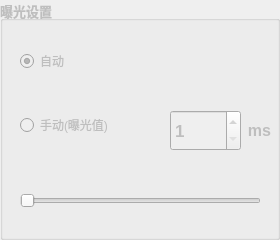
           <widget class="QGroupBox" name="m_exposureMode">
            <property name="enabled">
             <bool>false</bool>
            </property>
            <property name="sizePolicy">
             <sizepolicy hsizetype="Fixed" vsizetype="Preferred">
              <horstretch>0</horstretch>
              <verstretch>0</verstretch>
             </sizepolicy>
            </property>
            <property name="minimumSize">
             <size>
              <width>280</width>
              <height>0</height>
             </size>
            </property>
            <property name="maximumSize">
             <size>
              <width>16777215</width>
              <height>16777215</height>
             </size>
            </property>
            <property name="font">
             <font>
              <pointsize>10</pointsize>
              <weight>75</weight>
              <bold>true</bold>
             </font>
            </property>
            <property name="title">
             <string>曝光设置</string>
            </property>
            <widget class="QRadioButton" name="m_autoExposure">
             <property name="geometry">
              <rect>
               <x>20</x>
               <y>50</y>
               <width>69</width>
               <height>22</height>
              </rect>
             </property>
             <property name="sizePolicy">
              <sizepolicy hsizetype="Preferred" vsizetype="Fixed">
               <horstretch>0</horstretch>
               <verstretch>0</verstretch>
              </sizepolicy>
             </property>
             <property name="minimumSize">
              <size>
               <width>0</width>
               <height>0</height>
              </size>
             </property>
             <property name="maximumSize">
              <size>
               <width>16777215</width>
               <height>50</height>
              </size>
             </property>
             <property name="font">
              <font>
               <pointsize>9</pointsize>
               <weight>50</weight>
               <bold>false</bold>
              </font>
             </property>
             <property name="text">
              <string>自动</string>
             </property>
             <property name="checked">
              <bool>true</bool>
             </property>
            </widget>
            <widget class="QRadioButton" name="m_manualExposure">
             <property name="geometry">
              <rect>
               <x>20</x>
               <y>100</y>
               <width>141</width>
               <height>50</height>
              </rect>
             </property>
             <property name="sizePolicy">
              <sizepolicy hsizetype="Preferred" vsizetype="Fixed">
               <horstretch>0</horstretch>
               <verstretch>0</verstretch>
              </sizepolicy>
             </property>
             <property name="minimumSize">
              <size>
               <width>0</width>
               <height>50</height>
              </size>
             </property>
             <property name="maximumSize">
              <size>
               <width>16777215</width>
               <height>16777215</height>
              </size>
             </property>
             <property name="font">
              <font>
               <pointsize>9</pointsize>
               <weight>50</weight>
               <bold>false</bold>
              </font>
             </property>
             <property name="text">
              <string>手动(曝光值)</string>
             </property>
            </widget>
            <widget class="QSpinBox" name="m_exposureSpinBox">
             <property name="enabled">
              <bool>false</bool>
             </property>
             <property name="geometry">
              <rect>
               <x>170</x>
               <y>110</y>
               <width>71</width>
               <height>41</height>
              </rect>
             </property>
             <property name="font">
              <font>
               <pointsize>13</pointsize>
               <weight>75</weight>
               <bold>true</bold>
              </font>
             </property>
             <property name="minimum">
              <number>1</number>
             </property>
             <property name="maximum">
              <number>100</number>
             </property>
             <property name="singleStep">
              <number>1</number>
             </property>
            </widget>
            <widget class="QWidget" name="layoutWidget">
             <property name="geometry">
              <rect>
               <x>20</x>
               <y>170</y>
               <width>241</width>
               <height>61</height>
              </rect>
             </property>
             <layout class="QHBoxLayout" name="horizontalLayout_12">
              <property name="spacing">
               <number>0</number>
              </property>
              <property name="sizeConstraint">
               <enum>QLayout::SetDefaultConstraint</enum>
              </property>
              <item>
               <widget class="QSlider" name="m_exposureSlider">
                <property name="enabled">
                 <bool>false</bool>
                </property>
                <property name="sizePolicy">
                 <sizepolicy hsizetype="MinimumExpanding" vsizetype="Fixed">
                  <horstretch>0</horstretch>
                  <verstretch>0</verstretch>
                 </sizepolicy>
                </property>
                <property name="maximumSize">
                 <size>
                  <width>16777215</width>
                  <height>16777215</height>
                 </size>
                </property>
                <property name="minimum">
                 <number>1</number>
                </property>
                <property name="maximum">
                 <number>100</number>
                </property>
                <property name="singleStep">
                 <number>1</number>
                </property>
                <property name="pageStep">
                 <number>10</number>
                </property>
                <property name="orientation">
                 <enum>Qt::Horizontal</enum>
                </property>
               </widget>
              </item>
             </layout>
            </widget>
            <widget class="QLabel" name="label">
             <property name="geometry">
              <rect>
               <x>240</x>
               <y>110</y>
               <width>31</width>
               <height>41</height>
              </rect>
             </property>
             <property name="sizePolicy">
              <sizepolicy hsizetype="Preferred" vsizetype="Preferred">
               <horstretch>0</horstretch>
               <verstretch>0</verstretch>
              </sizepolicy>
             </property>
             <property name="font">
              <font>
               <pointsize>12</pointsize>
              </font>
             </property>
             <property name="text">
              <string>ms</string>
             </property>
             <property name="alignment">
              <set>Qt::AlignRight|Qt::AlignTrailing|Qt::AlignVCenter</set>
             </property>
            </widget>
            <zorder>layoutWidget</zorder>
            <zorder>m_manualExposure</zorder>
            <zorder>m_autoExposure</zorder>
            <zorder>m_exposureSpinBox</zorder>
            <zorder>label</zorder>
           </widget>
